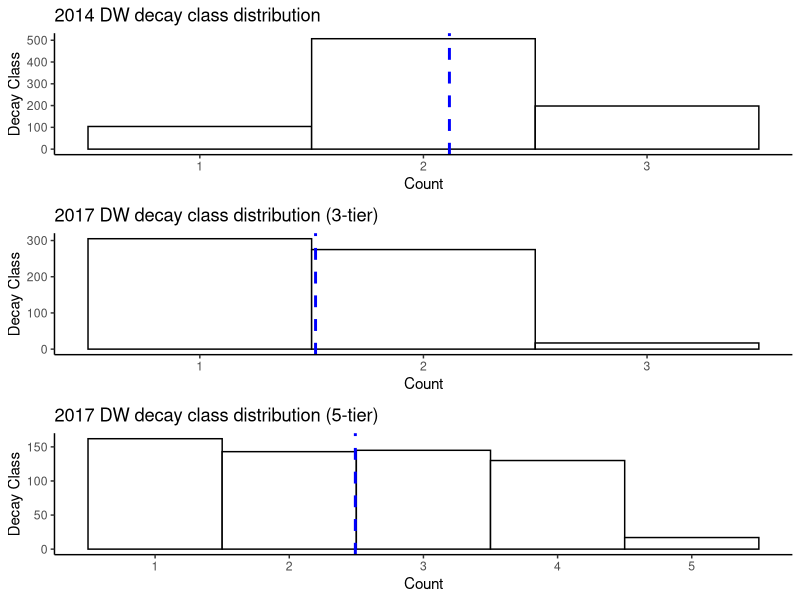

The R source for this figure: (Note: this script raises an error after producing the figure.)
# deadwood script - initial look at distributions 

### 1. ORGANIZE WORKSPACE----
# set up workspace and load in relevant data frames
# dw surveys from 2014 (?) and 2017 -> dw1 and dw2
library(ggplot2)
library(ggpubr)
setwd("/Users/abbeyyatsko/Desktop/serc_deadwood/data")
dw2014 <- read.csv("DW_2014.csv", na.strings=c("","NA"))
dw2017 <- read.csv("DW_2017.csv", na.strings=c("","NA"))

# note the length of the two dataframes
# > 2014 has 1371 observations 
# > 2017 has 656 observations (approximately half of the preceding survey)

### 2. FILTER DATA----
# remove observations that do not have a tree tag ID
# function for complete cases (by survey)
completeFun_2014 <- function(dw2014, tag) {
  completeVec <- complete.cases(dw2014[, tag])
  return(dw2014[completeVec, ])
}
completeFun_2017 <- function(dw2017, STEMTAG) {
  completeVec <- complete.cases(dw2017[, STEMTAG])
  return(dw2017[completeVec, ])
}

dw2014 <- dw2014[dw2014$tag != "no tag", ]
dw2014 <- completeFun_2014(dw2014, "tag")
dw2017 <- completeFun_2017(dw2017, "STEMTAG")

# reduce data sets to include only tagged samples that have a recorded decay class
dw2014 <- completeFun_2014(dw2014, "decay")
# there is a random observation for the 2014 that records a decay class 6 - remove
dw2014 <- dw2014[dw2014$decay != "6", ] 
dw2017 <- completeFun_2017(dw2017, "DECAYCLASSORIG")

### 3. DECAY CLASS DISTRIBUTION COMPARISON 2014-2017 ----
# filtering order: are tagged --> have decay class info available 

# 2014 DW data 
DW_2014 <- ggplot(dw2014, aes(x=decay)) + 
  geom_histogram(binwidth=1, color = "black", fill="white")+
  theme_classic()+
  geom_vline(aes(xintercept=mean(decay)),
             color="blue", linetype="dashed", size=1)+
  ggtitle("2014 DW decay class distribution") +
  xlab("Count") + ylab("Decay Class")

# 2017 DW data 
# taking into consideration the 'converted' decay class values first (5 tier -> 3 tier)
DW_2017_3T <- ggplot(dw2017, aes(x=DECAYCLASSORIG)) + 
  geom_histogram(binwidth=1, color = "black", fill="white")+
  theme_classic()+
  geom_vline(aes(xintercept=mean(DECAYCLASSORIG)),
             color="blue", linetype="dashed", size=1)+
  ggtitle("2017 DW decay class distribution (3-tier)") +
  xlab("Count") + ylab("Decay Class")

# distribution of the original decay class values (5 tier)
DW_2017_5T <- ggplot(dw2017, aes(x=DECAYCLASS)) + 
  geom_histogram(binwidth=1, color = "black", fill="white")+
  theme_classic()+
  geom_vline(aes(xintercept=mean(DECAYCLASS)),
             color="blue", linetype="dashed", size=1)+
  ggtitle("2017 DW decay class distribution (5-tier)") +
  xlab("Count") + ylab("Decay Class")

# alligned together 
ggarrange(DW_2014,DW_2017_3T,DW_2017_5T,  ncol = 1, nrow = 3)

### 4. IDENTIFY COMMON ELEMENTS ACROSS 2014 and 2017 DATA ----
# goal: to see how decay class has progressed through time for a given DW piece
# (indicated by stem tag number) 

# therefore, we first need to identify which stem tags are shared between both DW_2014
# and DW_2017
common_elements <- Reduce(intersect, list(dw2014[, 1], dw2017[, 2]));
common_elements

# n = 148 stem tag IDs that can be traced from 2014 to 2017 with the means of making comparison 
# question: what do these distributions look like for 'common elements' each survey year?

# filter out common elements from 2014 and 2017 data 
dw2014_CE <- dw2014 %>% filter(tag %in% common_elements)
# length: 252 (therefore some repetitions for different A or B pieces)
dw2017_CE <- dw2017 %>% filter(STEMTAG %in% common_elements)
# length: 198 (therefore some repetitions for different A or B pieces)

sum(is.na(dw2014_CE$piece.id))
sum(is.na(dw2017_CE$PIECE))

# decay class distributions for common elements 
DW_2014_CE <- ggplot(dw2014_CE, aes(x=decay)) + 
  geom_histogram(binwidth=1, color = "black", fill="white")+
  theme_classic()+
  geom_vline(aes(xintercept=mean(decay)),
             color="blue", linetype="dashed", size=1)+
  ggtitle("2014 DW decay class distribution (common elements)") +
  xlab("Count") + ylab("Decay Class")

DW_2017_3T_CE <- ggplot(dw2017_CE, aes(x=DECAYCLASSORIG)) + 
  geom_histogram(binwidth=1, color = "black", fill="white")+
  theme_classic()+
  geom_vline(aes(xintercept=mean(DECAYCLASSORIG)),
             color="blue", linetype="dashed", size=1)+
  ggtitle("2017 DW decay class distribution (3-tier) (common elements)") +
  xlab("Count") + ylab("Decay Class")

DW_2017_5T_CE <- ggplot(dw2017_CE, aes(x=DECAYCLASS)) + 
  geom_histogram(binwidth=1, color = "black", fill="white")+
  theme_classic()+
  geom_vline(aes(xintercept=mean(DECAYCLASS)),
             color="blue", linetype="dashed", size=1)+
  ggtitle("2017 DW decay class distribution (5-tier) (common elements)") +
  xlab("Count") + ylab("Decay Class")

# compare distributions of decay class for full data set (left) and subsetted by common elements (right)
ggarrange(DW_2014,DW_2014_CE,DW_2017_3T,DW_2017_3T_CE,DW_2017_5T,DW_2017_5T_CE,  ncol = 2, nrow = 3)

### 5. PIECE TOGETHER THE PIECES ----
# make a column that merges stem tag ID with piece identifiers (letter)
dw2014_CE$tagpiece <- paste(dw2014_CE$tag,dw2014_CE$piece.id)
dw2017_CE$tagpiece <- paste(dw2017_CE$STEMTAG,dw2017_CE$PIECE)

# now compare common elements of 'tagpiece' between 2014 and 2017 data 
common_elements_piece <- Reduce(intersect, list(dw2014_CE[, 25], dw2017_CE[, 32]));
common_elements_piece

# filter out common elements from 2014 and 2017 data 
dw2014_CE_piece <- dw2014_CE %>% filter(tagpiece %in% common_elements_piece)
# length: 252 (therefore some repetitions for different A or B pieces)
dw2017_CE_piece <- dw2017_CE %>% filter(tagpiece %in% common_elements_piece)
# length: 198 (therefore some repetitions for different A or B pieces)
